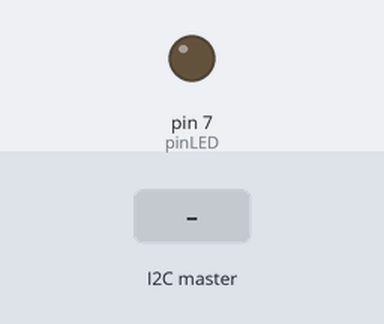
A sketch run on a simulated Arduino Uno, built with avr-gcc and run on an emulated ATmega328P. On the bench: output pins drawn as LEDs (lit = HIGH). The test bench sets the inputs (shaded band).

Above: at 1.2 s.
1.3 s: the I2C master sends the byte 0
At 1.9 s:
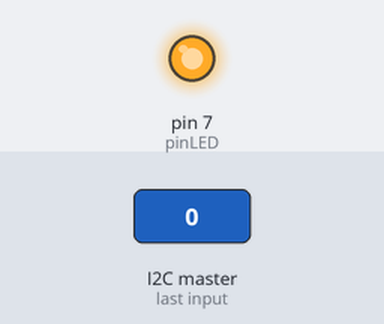
2.8 s: the I2C master sends the byte 1
At 4.0 s:
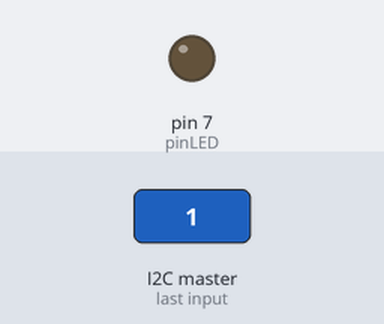
4.3 s: the I2C master sends the byte 2
At 5.3 s:
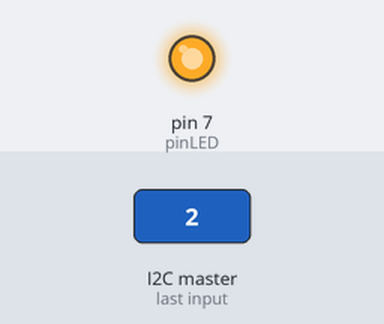
Timing chart, 0 to 7.3 s (numbered marks = the images above; inputs shaded):
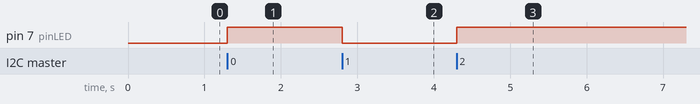

The sketch:

i2c_02.ino
```cpp
#include <Wire.h>

const int pinLED = 7;
int x = 0;

void setup()
{
  Wire.begin(1);
  Wire.onReceive(receivedEvent);

  Serial.begin(115200);

  pinMode(pinLED, OUTPUT);
}

void loop()
{
  delay(100);
}

void receivedEvent(int howmany){
  x = Wire.read();
  if(x == HIGH) {
    digitalWrite(pinLED, LOW);
  } else {
    digitalWrite(pinLED, HIGH);
  }
}
```

Measured:
- after the input at 1.3 s, pin 7 (pinLED): LOW → HIGH at once
- after the input at 2.8 s, pin 7 (pinLED): HIGH → LOW at once
- after the input at 4.3 s, pin 7 (pinLED): LOW → HIGH at once
